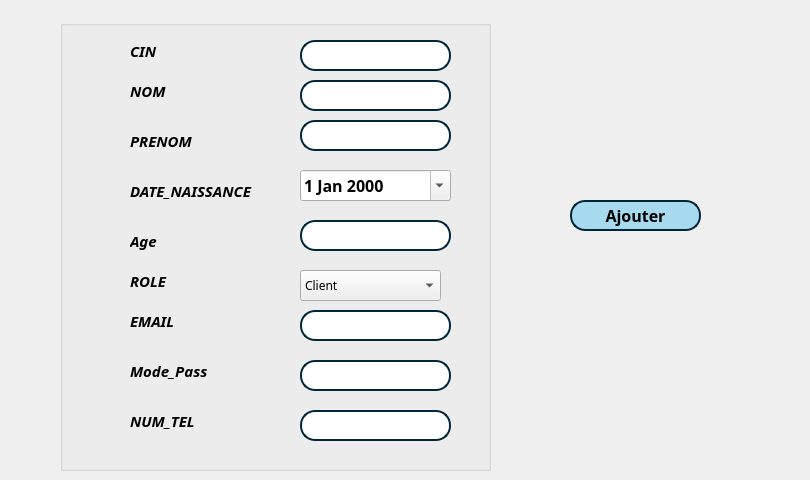
    <widget class="QWidget" name="tab">
     <property name="styleSheet">
      <string notr="true"/>
     </property>
     <attribute name="title">
      <string>Ajout</string>
     </attribute>
     <widget class="MyButton" name="pt_Ajouter">
      <property name="geometry">
       <rect>
        <x>570</x>
        <y>200</y>
        <width>131</width>
        <height>31</height>
       </rect>
      </property>
      <property name="font">
       <font>
        <family>Sitka</family>
        <pointsize>12</pointsize>
        <weight>75</weight>
        <bold>true</bold>
       </font>
      </property>
      <property name="styleSheet">
       <string notr="true">QPushButton {
background-color: rgb(167, 218, 239);
border-radius: 15px;
border: 2px solid rgb(1, 38, 56);
}
QPushButton:hover {
background-color: qlineargradient(spread:pad, x1:0, y1:0, x2:0, y2:1, stop:0 rgb(167, 218, 239), stop:1 rgb(47, 109, 139));
}</string>
      </property>
      <property name="text">
       <string>Ajouter</string>
      </property>
     </widget>
     <widget class="QLabel" name="label_4">
      <property name="geometry">
       <rect>
        <x>90</x>
        <y>10</y>
        <width>561</width>
        <height>341</height>
       </rect>
      </property>
      <property name="styleSheet">
       <string notr="true">border-image: url(:/plane.png);</string>
      </property>
      <property name="text">
       <string/>
      </property>
     </widget>
     <widget class="QLabel" name="label_8">
      <property name="geometry">
       <rect>
        <x>620</x>
        <y>310</y>
        <width>181</width>
        <height>151</height>
       </rect>
      </property>
      <property name="styleSheet">
       <string notr="true">border-image: url(:/tayarni.png);</string>
      </property>
      <property name="text">
       <string/>
      </property>
     </widget>
     <widget class="QGroupBox" name="groupBox">
      <property name="geometry">
       <rect>
        <x>60</x>
        <y>20</y>
        <width>431</width>
        <height>451</height>
       </rect>
      </property>
      <property name="font">
       <font>
        <family>Outfit</family>
       </font>
      </property>
      <property name="title">
       <string/>
      </property>
      <widget class="QLabel" name="EMAIL">
       <property name="geometry">
        <rect>
         <x>70</x>
         <y>290</y>
         <width>81</width>
         <height>21</height>
        </rect>
       </property>
       <property name="font">
        <font>
         <family>Sitka</family>
         <pointsize>11</pointsize>
         <weight>75</weight>
         <italic>true</italic>
         <bold>true</bold>
        </font>
       </property>
       <property name="text">
        <string>EMAIL</string>
       </property>
      </widget>
      <widget class="QLineEdit" name="LCIN">
       <property name="geometry">
        <rect>
         <x>240</x>
         <y>20</y>
         <width>151</width>
         <height>31</height>
        </rect>
       </property>
       <property name="styleSheet">
        <string notr="true">
border-radius: 15px;
border: 2px solid rgb(1, 38, 56);
background-color: rgb(255, 255, 255);</string>
       </property>
      </widget>
      <widget class="QLineEdit" name="LNOM">
       <property name="geometry">
        <rect>
         <x>240</x>
         <y>60</y>
         <width>151</width>
         <height>31</height>
        </rect>
       </property>
       <property name="styleSheet">
        <string notr="true">
border-radius: 15px;
border: 2px solid rgb(1, 38, 56);
background-color: rgb(255, 255, 255);</string>
       </property>
      </widget>
      <widget class="QLineEdit" name="LEMP">
       <property name="geometry">
        <rect>
         <x>240</x>
         <y>340</y>
         <width>151</width>
         <height>31</height>
        </rect>
       </property>
       <property name="styleSheet">
        <string notr="true">
border-radius: 15px;
border: 2px solid rgb(1, 38, 56);
background-color: rgb(255, 255, 255);</string>
       </property>
      </widget>
      <widget class="QLineEdit" name="LPRENOM">
       <property name="geometry">
        <rect>
         <x>240</x>
         <y>100</y>
         <width>151</width>
         <height>31</height>
        </rect>
       </property>
       <property name="styleSheet">
        <string notr="true">
border-radius: 15px;
border: 2px solid rgb(1, 38, 56);
background-color: rgb(255, 255, 255);</string>
       </property>
      </widget>
      <widget class="QLabel" name="NUM_TEL">
       <property name="geometry">
        <rect>
         <x>70</x>
         <y>390</y>
         <width>111</width>
         <height>21</height>
        </rect>
       </property>
       <property name="font">
        <font>
         <family>Sitka</family>
         <pointsize>11</pointsize>
         <weight>75</weight>
         <italic>true</italic>
         <bold>true</bold>
        </font>
       </property>
       <property name="text">
        <string>NUM_TEL</string>
       </property>
      </widget>
      <widget class="QComboBox" name="LROLE">
       <property name="geometry">
        <rect>
         <x>240</x>
         <y>250</y>
         <width>141</width>
         <height>31</height>
        </rect>
       </property>
       <item>
        <property name="text">
         <string>Client</string>
        </property>
       </item>
       <item>
        <property name="text">
         <string>Employe</string>
        </property>
       </item>
       <item>
        <property name="text">
         <string>Admin</string>
        </property>
       </item>
       <item>
        <property name="text">
         <string>Voyage</string>
        </property>
       </item>
       <item>
        <property name="text">
         <string>Voyageur</string>
        </property>
       </item>
       <item>
        <property name="text">
         <string>Serveur</string>
        </property>
       </item>
      </widget>
      <widget class="QLabel" name="CIN">
       <property name="geometry">
        <rect>
         <x>70</x>
         <y>20</y>
         <width>81</width>
         <height>21</height>
        </rect>
       </property>
       <property name="font">
        <font>
         <family>Sitka</family>
         <pointsize>11</pointsize>
         <weight>75</weight>
         <italic>true</italic>
         <bold>true</bold>
        </font>
       </property>
       <property name="text">
        <string>CIN</string>
       </property>
      </widget>
      <widget class="QLabel" name="MP">
       <property name="geometry">
        <rect>
         <x>70</x>
         <y>340</y>
         <width>111</width>
         <height>21</height>
        </rect>
       </property>
       <property name="font">
        <font>
         <family>Sitka</family>
         <pointsize>11</pointsize>
         <weight>75</weight>
         <italic>true</italic>
         <bold>true</bold>
        </font>
       </property>
       <property name="text">
        <string>Mode_Pass</string>
       </property>
      </widget>
      <widget class="QLabel" name="ROLE">
       <property name="geometry">
        <rect>
         <x>70</x>
         <y>250</y>
         <width>81</width>
         <height>21</height>
        </rect>
       </property>
       <property name="font">
        <font>
         <family>Sitka</family>
         <pointsize>11</pointsize>
         <weight>75</weight>
         <italic>true</italic>
         <bold>true</bold>
        </font>
       </property>
       <property name="text">
        <string>ROLE</string>
       </property>
      </widget>
      <widget class="QLineEdit" name="LAGE">
       <property name="geometry">
        <rect>
         <x>240</x>
         <y>200</y>
         <width>151</width>
         <height>31</height>
        </rect>
       </property>
       <property name="styleSheet">
        <string notr="true">
border-radius: 15px;
border: 2px solid rgb(1, 38, 56);
background-color: rgb(255, 255, 255);</string>
       </property>
      </widget>
      <widget class="QLabel" name="PRENOM">
       <property name="geometry">
        <rect>
         <x>70</x>
         <y>110</y>
         <width>81</width>
         <height>21</height>
        </rect>
       </property>
       <property name="font">
        <font>
         <family>Sitka</family>
         <pointsize>11</pointsize>
         <weight>75</weight>
         <italic>true</italic>
         <bold>true</bold>
        </font>
       </property>
       <property name="text">
        <string>PRENOM</string>
       </property>
      </widget>
      <widget class="QLineEdit" name="LEMAIL">
       <property name="geometry">
        <rect>
         <x>240</x>
         <y>290</y>
         <width>151</width>
         <height>31</height>
        </rect>
       </property>
       <property name="styleSheet">
        <string notr="true">
border-radius: 15px;
border: 2px solid rgb(1, 38, 56);
background-color: rgb(255, 255, 255);</string>
       </property>
      </widget>
      <widget class="QDateEdit" name="LDATE_NAISSANCE">
       <property name="geometry">
        <rect>
         <x>240</x>
         <y>150</y>
         <width>151</width>
         <height>31</height>
        </rect>
       </property>
       <property name="font">
        <font>
         <family>Sitka</family>
         <pointsize>12</pointsize>
         <weight>75</weight>
         <bold>true</bold>
        </font>
       </property>
       <property name="styleSheet">
        <string notr="true">
&lt;?xml version=&quot;1.0&quot; encoding=&quot;UTF-8&quot;?&gt;
&lt;ui version=&quot;4.0&quot;&gt;
 &lt;widget name=&quot;__qt_fake_top_level&quot;&gt;
  &lt;widget class=&quot;QLineEdit&quot; name=&quot;LCIN&quot;&gt;
   &lt;property name=&quot;geometry&quot;&gt;
    &lt;rect&gt;
     &lt;x&gt;250&lt;/x&gt;
     &lt;y&gt;50&lt;/y&gt;
     &lt;width&gt;151&lt;/width&gt;
     &lt;height&gt;31&lt;/height&gt;
    &lt;/rect&gt;
   &lt;/property&gt;
   &lt;property name=&quot;styleSheet&quot;&gt;
    &lt;string notr=&quot;true&quot;&gt;
border-radius: 15px;
border: 2px solid rgb(1, 38, 56);
background-color: rgb(255, 255, 255);&lt;/string&gt;
   &lt;/property&gt;
  &lt;/widget&gt;
 &lt;/widget&gt;
 &lt;resources/&gt;
&lt;/ui&gt;

</string>
       </property>
       <property name="calendarPopup">
        <bool>true</bool>
       </property>
      </widget>
      <widget class="QLabel" name="DATE_NAISSANCE">
       <property name="geometry">
        <rect>
         <x>70</x>
         <y>160</y>
         <width>131</width>
         <height>21</height>
        </rect>
       </property>
       <property name="font">
        <font>
         <family>Sitka</family>
         <pointsize>11</pointsize>
         <weight>75</weight>
         <italic>true</italic>
         <bold>true</bold>
        </font>
       </property>
       <property name="text">
        <string>DATE_NAISSANCE</string>
       </property>
      </widget>
      <widget class="QLabel" name="AGE">
       <property name="geometry">
        <rect>
         <x>70</x>
         <y>210</y>
         <width>81</width>
         <height>21</height>
        </rect>
       </property>
       <property name="font">
        <font>
         <family>Sitka</family>
         <pointsize>11</pointsize>
         <weight>75</weight>
         <italic>true</italic>
         <bold>true</bold>
        </font>
       </property>
       <property name="text">
        <string>Age</string>
       </property>
      </widget>
      <widget class="QLabel" name="NOM">
       <property name="geometry">
        <rect>
         <x>70</x>
         <y>60</y>
         <width>81</width>
         <height>21</height>
        </rect>
       </property>
       <property name="font">
        <font>
         <family>Sitka</family>
         <pointsize>11</pointsize>
         <weight>75</weight>
         <italic>true</italic>
         <bold>true</bold>
        </font>
       </property>
       <property name="text">
        <string>NOM</string>
       </property>
      </widget>
      <widget class="QLineEdit" name="LE_NUM_TEL">
       <property name="geometry">
        <rect>
         <x>240</x>
         <y>390</y>
         <width>151</width>
         <height>31</height>
        </rect>
       </property>
       <property name="styleSheet">
        <string notr="true">
border-radius: 15px;
border: 2px solid rgb(1, 38, 56);
background-color: rgb(255, 255, 255);</string>
       </property>
      </widget>
     </widget>
     <zorder>label_4</zorder>
     <zorder>pt_Ajouter</zorder>
     <zorder>label_8</zorder>
     <zorder>groupBox</zorder>
    </widget>
